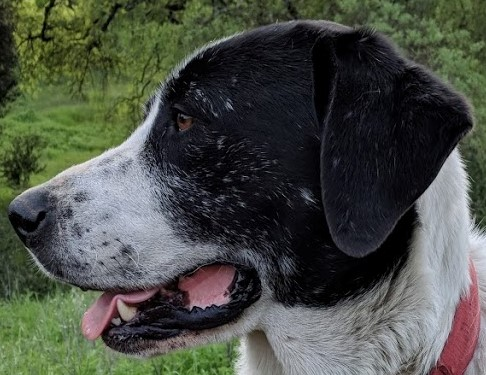
#> input picture DATA/sammy_face.jpg, 486 x 375 px, found by its file name
$ jupyter execute edgeDetection.ipynb   (shell and % lines are left out)
#> lines starting #> are read from the running program, lines starting #| are printed output that depends on the picture; after the words box and inside, x2 and y2 are one past the last pixel; in counts of white or black regions, pixels touching at a corner belong together
[cell 1]
import cv2
import matplotlib.pyplot as plt
import numpy as np

[cell 2]
img=cv2.imread('D:\Coding\OpenCVTutorial\code\objectDetectionWithOpenCVandPython\DATA\sammy_face.jpg')
#> img is the input picture: shape (375, 486, 3); mean B, G, R 70, 78.7, 74.2
img=cv2.cvtColor(img,cv2.COLOR_BGR2RGB)
plt.imshow(img);

[cell 3]
# Using Canny Edge detection algorithm
medianVal=np.median(img)
#> medianVal = 64
print(medianVal)
#| 64.0

[cell 4]
# Setting Limit for Lower and Upper Thresholds
lower=int(max(0,0.7*medianVal))
#> lower = 44
print(lower)
#| 44
upper=int(min(255,1.3*medianVal))
#> upper = 83
print(upper)
#| 83

[cell 5]
edges=cv2.Canny(img,lower,upper)
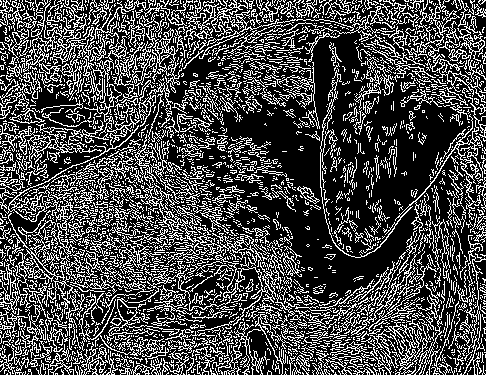
#> edges: shape (375, 486); 28.7% white in thin lines or dots
plt.imshow(edges)

[cell 6]
# As it is obeserved that it is not performing very well we will blur the image
blurImg=cv2.blur(img,ksize=(7,7))
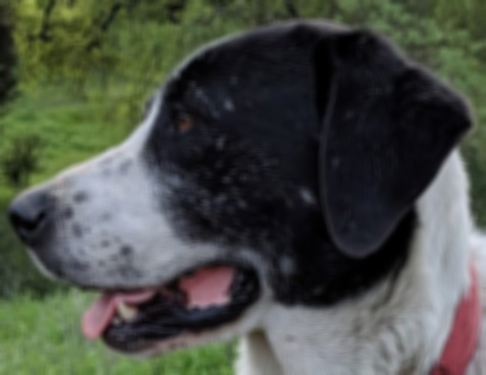
#> blurImg: shape (375, 486, 3); mean R, G, B 74.3, 78.7, 70
plt.imshow(blurImg)

[cell 7]
edges=cv2.Canny(blurImg,lower,upper+25)
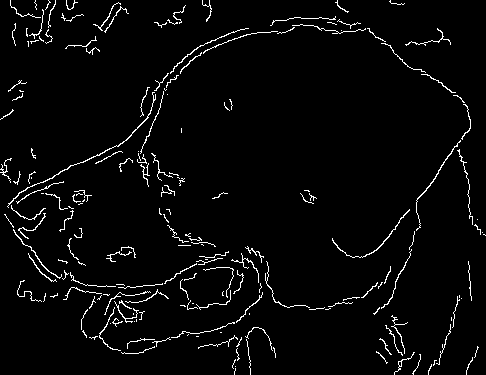
#> edges: shape (375, 486); 3.3% white in thin lines or dots
plt.imshow(edges)

$ run again, with DATA/Denis_Mukwege.jpg copied over DATA/sammy_face.jpg
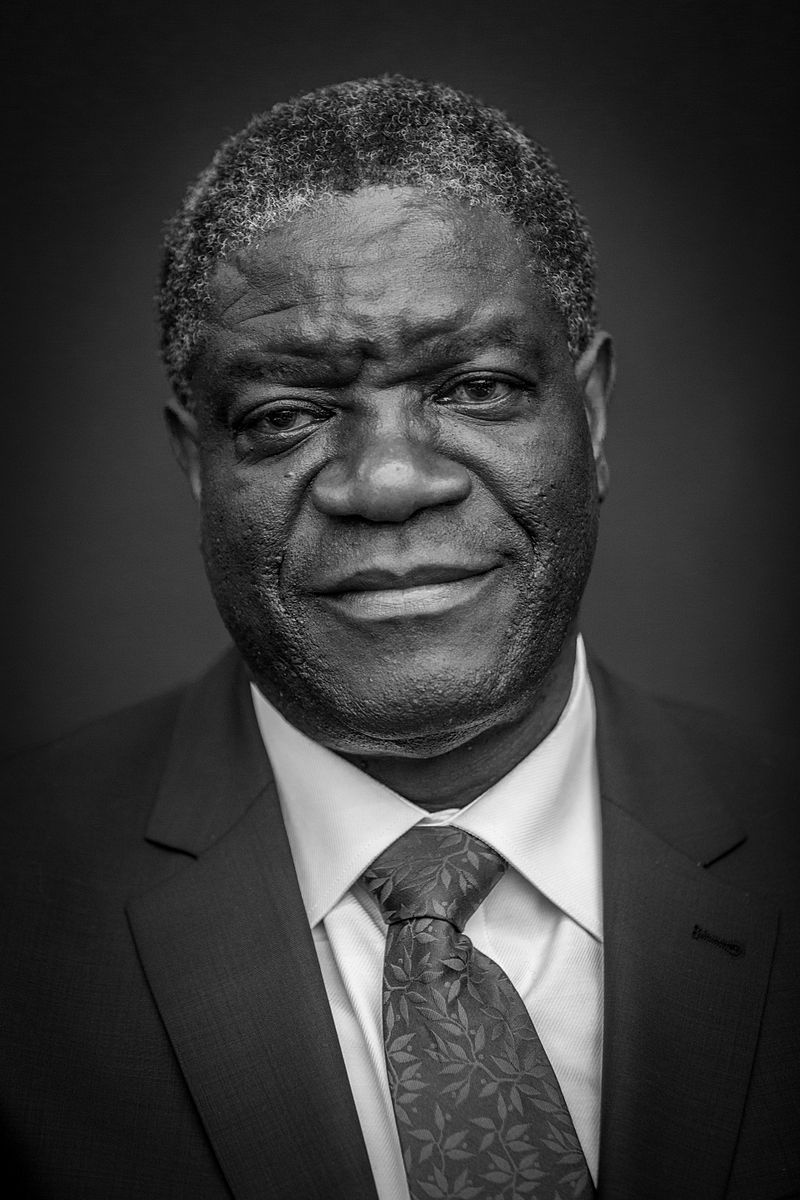
#> input picture DATA/Denis_Mukwege.jpg, 800 x 1200 px, found by its file name
#> img is the input picture: shape (1200, 800, 3); min 0, max 255, mean 58.8
#> medianVal = 43
#| 43.0
#> lower = 30
#| 30
#> upper = 55
#| 55
#> `edges=cv2.Canny(img,lower,upper)`:
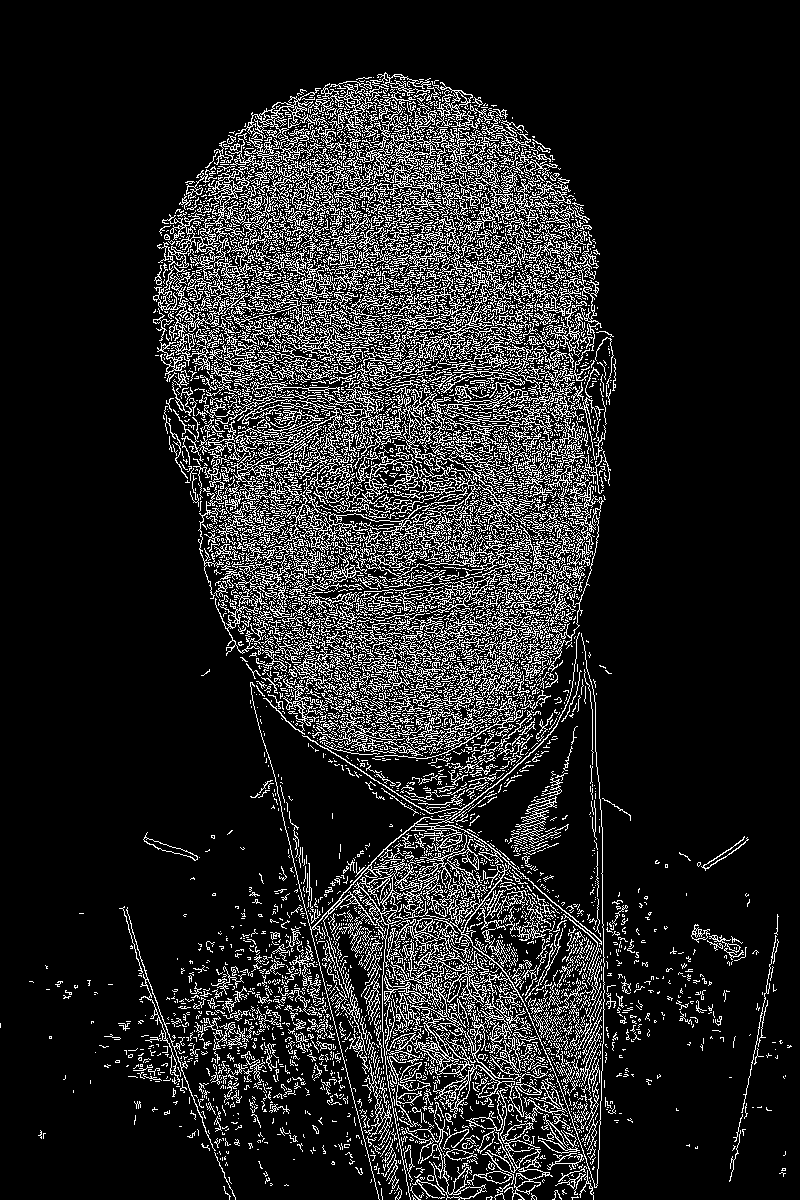
#> edges: shape (1200, 800); 14% white in thin lines or dots
#> `edges=cv2.Canny(blurImg,lower,upper+25)`:
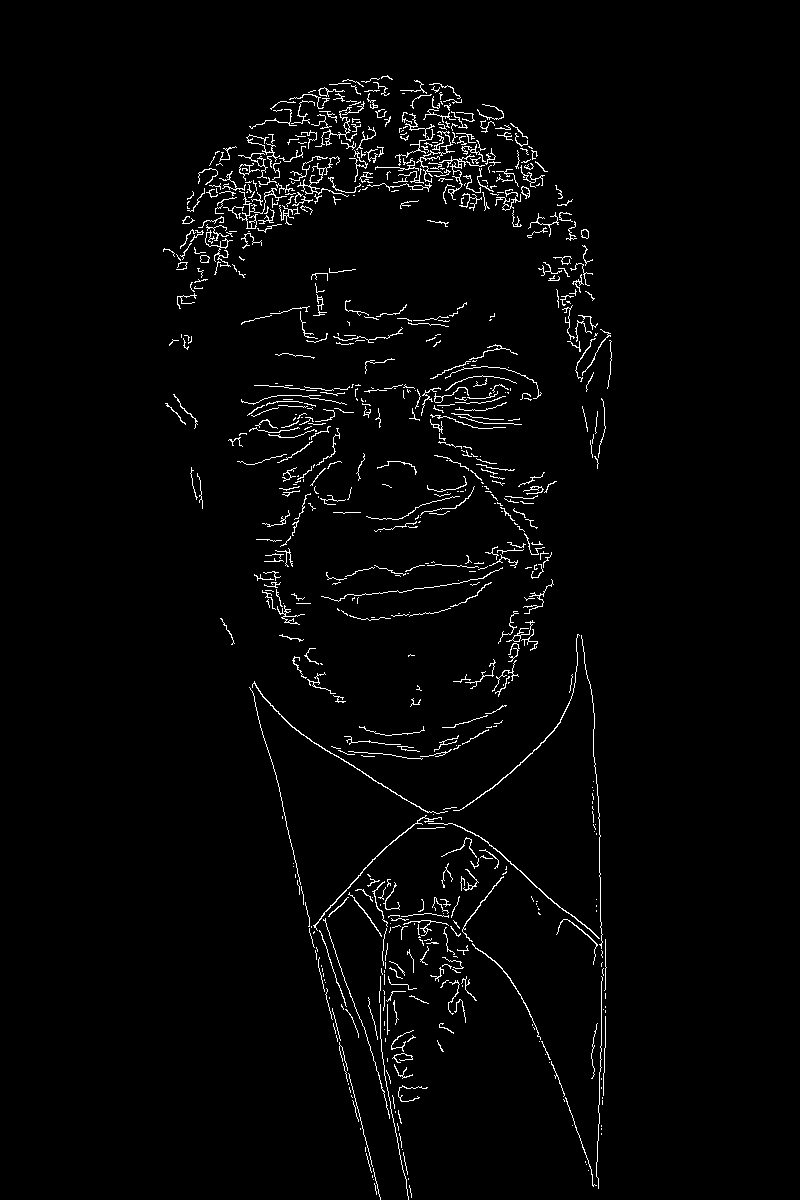
#> edges: shape (1200, 800); 2.4% white in thin lines or dots, all inside (x1, y1, x2, y2) = (163, 75, 612, 1200)

$ run again, with DATA/Nadia_Murad.jpg copied over DATA/sammy_face.jpg
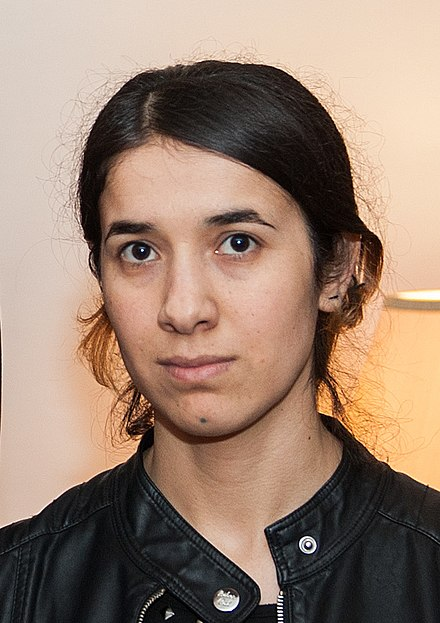
#> input picture DATA/Nadia_Murad.jpg, 440 x 623 px, found by its file name
#> img is the input picture: shape (623, 440, 3); mean B, G, R 112.7, 129.2, 153.8
#> medianVal = 151
#| 151.0
#> lower = 105
#| 105
#> upper = 196
#| 196
#> `edges=cv2.Canny(img,lower,upper)`:
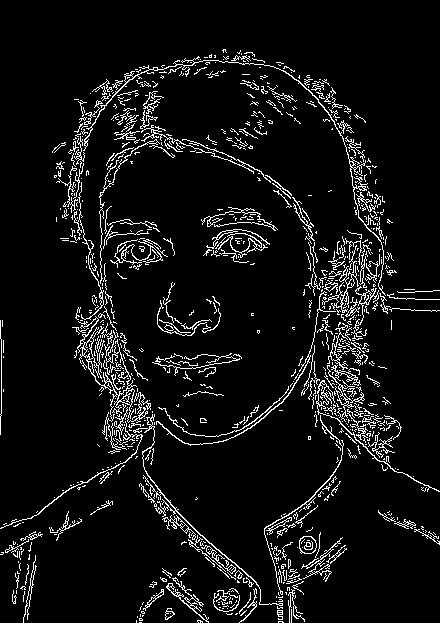
#> edges: shape (623, 440); 7.1% white in thin lines or dots
#> `edges=cv2.Canny(blurImg,lower,upper+25)`:
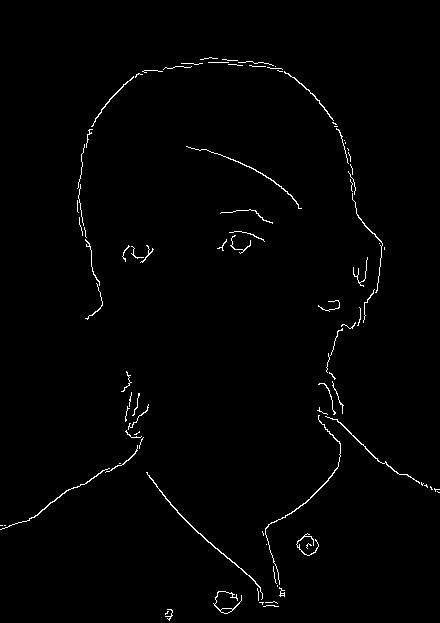
#> edges: shape (623, 440); 1.2% white in thin lines or dots
